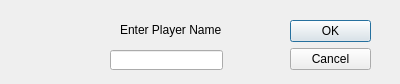
<?xml version="1.0" encoding="UTF-8"?>
<ui version="4.0">
 <class>AddPlayerToGame</class>
 <widget class="QDialog" name="AddPlayerToGame">
  <property name="geometry">
   <rect>
    <x>0</x>
    <y>0</y>
    <width>400</width>
    <height>84</height>
   </rect>
  </property>
  <property name="windowTitle">
   <string>Dialog</string>
  </property>
  <widget class="QDialogButtonBox" name="buttonBox">
   <property name="geometry">
    <rect>
     <x>290</x>
     <y>20</y>
     <width>81</width>
     <height>241</height>
    </rect>
   </property>
   <property name="orientation">
    <enum>Qt::Vertical</enum>
   </property>
   <property name="standardButtons">
    <set>QDialogButtonBox::Cancel|QDialogButtonBox::Ok</set>
   </property>
  </widget>
  <widget class="QLineEdit" name="playerName">
   <property name="geometry">
    <rect>
     <x>110</x>
     <y>50</y>
     <width>113</width>
     <height>20</height>
    </rect>
   </property>
  </widget>
  <widget class="QLabel" name="label">
   <property name="geometry">
    <rect>
     <x>120</x>
     <y>20</y>
     <width>111</width>
     <height>20</height>
    </rect>
   </property>
   <property name="text">
    <string>Enter Player Name</string>
   </property>
  </widget>
 </widget>
 <resources/>
 <connections>
  <connection>
   <sender>buttonBox</sender>
   <signal>accepted()</signal>
   <receiver>AddPlayerToGame</receiver>
   <slot>accept()</slot>
   <hints>
    <hint type="sourcelabel">
     <x>248</x>
     <y>254</y>
    </hint>
    <hint type="destinationlabel">
     <x>157</x>
     <y>274</y>
    </hint>
   </hints>
  </connection>
  <connection>
   <sender>buttonBox</sender>
   <signal>rejected()</signal>
   <receiver>AddPlayerToGame</receiver>
   <slot>reject()</slot>
   <hints>
    <hint type="sourcelabel">
     <x>316</x>
     <y>260</y>
    </hint>
    <hint type="destinationlabel">
     <x>286</x>
     <y>274</y>
    </hint>
   </hints>
  </connection>
 </connections>
</ui>
